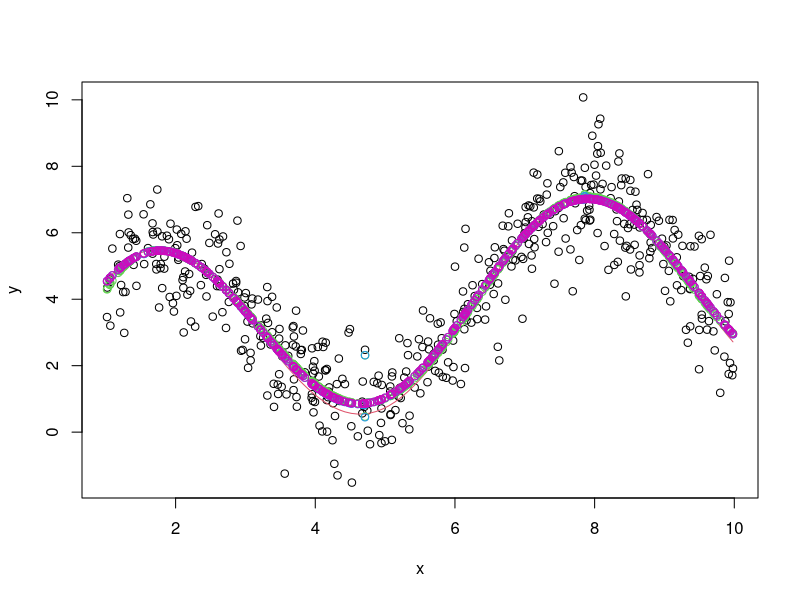
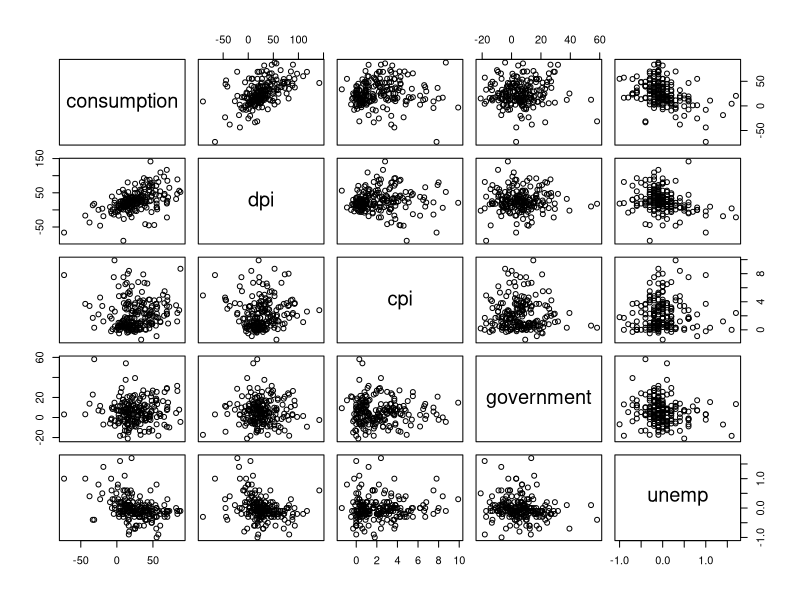

R code for these plots, in order:
#------------------------------------zad1-----------------------------------------
n=500
sigma=1

x=runif(n,1,10)
eps= rnorm(n,0,sigma)
y=2+3*sin(x)+log(x)+eps
plot(x,y)
curve(2+3*sin(x)+log(x),add=T,col=2)


dane=data.frame(y=y,x=x,x2=x^2,x3=x^3,x4=x^4,sin=sin(x),cos=cos(x),tan=tan(x),log=log(x))
model=lm(y~x+x2+x3+x4+sin+cos+tan+log,data=dane)
#model=lm(y~.,data=dane)   to samo co wyzej ale skrotowo


summary(model)


points(x,model$fitted.values,col=3)


model_aic=step(model,k=2) #Akaike
summary(model_aic)
points(x,model_aic$fitted.values,col=4)


model_bic=step(model,k=log(nrow(dane))) #
summary(model_bic)
points(x,model_bic$fitted.values,col=6)




#-------------------------------------------zad2-----------------------------
#install.packages("AER")
library(AER)
data("USMacroG")
MacroDif<-data.frame(apply(USMacroG,2,diff))
MacroDif<-MacroDif[,c("consumption","dpi","cpi","government","unemp")]
pairs(MacroDif)

cor(MacroDif)
